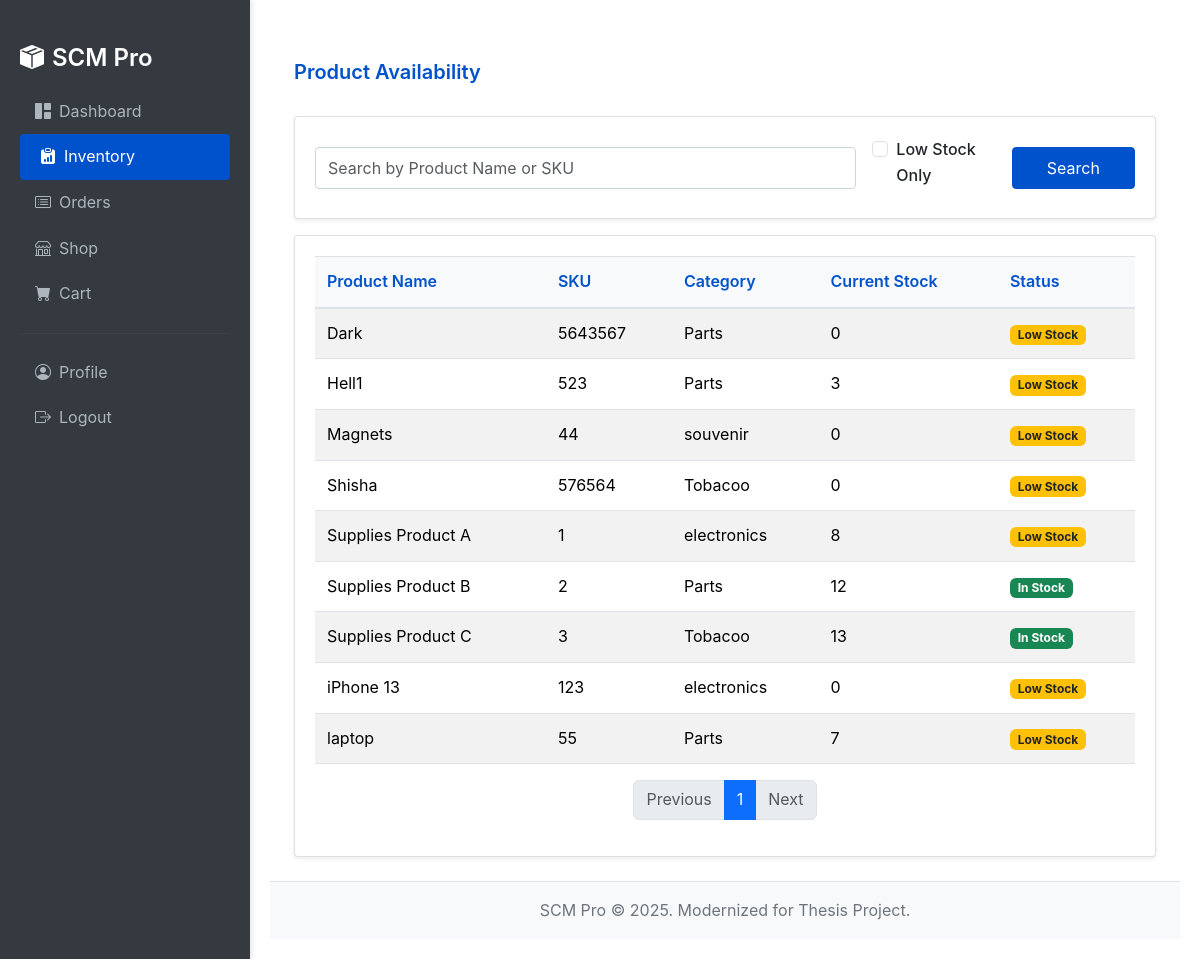
The page /inventory (signed in) on the database its author committed.
### src/models/inventory.py (models this page shows, shortened)
class Inventory(db.Model):
    id = db.Column(db.Integer, primary_key=True)
    product_id = db.Column(db.Integer, db.ForeignKey("product.id"), nullable=False, unique=True) # One-to-one with Product
    quantity_on_hand = db.Column(db.Integer, nullable=False, default=0)
    reorder_level = db.Column(db.Integer, default=10) # Changed from low_stock_threshold and added
    location = db.Column(db.String(100), nullable=True) # Added location
    last_updated = db.Column(db.DateTime, nullable=False, default=datetime.utcnow, onupdate=datetime.utcnow)
    product = db.relationship("Product", backref=db.backref("inventory_record", uselist=False))

### src/models/product.py (models this page shows, shortened)
class Product(db.Model):
    id = db.Column(db.Integer, primary_key=True)
    name = db.Column(db.String(100), nullable=False, unique=True)
    description = db.Column(db.Text)
    sku = db.Column(db.String(50), unique=True, nullable=False)
    category = db.Column(db.String(50))
    price = db.Column(db.Float, nullable=False)
    supplier_id = db.Column(db.Integer, db.ForeignKey("supplier.id"), nullable=False)
    date_added = db.Column(db.DateTime, nullable=False, default=datetime.utcnow)
    supplier = db.relationship("Supplier", foreign_keys=[supplier_id])
    inventory_item = db.relationship("Inventory", backref="product_info", uselist=False, lazy=True)

### src/routes/frontend_routes.py (the view, shortened to what this page needs)
@frontend_bp.route("/inventory")
@role_required(["admin", "supplier", "user"])
def view_inventory():
    page = request.args.get("page", 1, type=int)
    search_term = request.args.get("search", "")
    query = Inventory.query.join(Product) # Join with Product to allow searching by product name
    if search_term:
        query = query.filter(or_(
            Product.name.ilike(f"%{search_term}%"),
            Product.sku.ilike(f"%{search_term}%"),
            Inventory.location.ilike(f"%{search_term}%")
        ))
    inventory_items_pagination = query.order_by(Product.name).paginate(page=page, per_page=10)
    return render_template("inventory.html", title="Manage Inventory", inventory_items_pagination=inventory_items_pagination, search_term=search_term)

### src/models/user.py (called while the page is built)
    @property
    def is_admin(self):
        return self.role == "admin"

    @property
    def is_supplier(self):
        return self.role == "supplier"

    @property
    def is_general_user(self):
        return self.role == "user"

### src/templates/inventory.html (shortened to what this page needs)
{% extends "base.html" %}
{% block content %}
<div class="container-fluid mt-3">
    <div class="d-flex justify-content-between align-items-center mb-3">
        <h4>
            {% if current_user.is_admin %}Inventory Management
            {% elif current_user.is_supplier %}My Inventory
            {% elif current_user.is_general_user %}Product Availability
            {% else %}Inventory{% endif %}
        </h4>
    </div>
    <div class="card mb-3">
        <div class="card-body">
            <form method="GET" action="{{ url_for("frontend.view_inventory") }}" class="row g-3 align-items-center">
                <div class="col-md-8">
                    <input type="text" name="search" class="form-control" placeholder="Search by Product Name or SKU" value="{{ search_term or "" }}">
                </div>
                <div class="col-md-2">
                    <div class="form-check">
                        <input class="form-check-input" type="checkbox" name="low_stock" id="lowStockCheck" {% if request.args.get("low_stock") %}checked{% endif %}>
                        <label class="form-check-label" for="lowStockCheck">
                            Low Stock Only
                        </label>
                    </div>
                </div>
                <div class="col-md-2">
                    <button type="submit" class="btn btn-primary w-100">Search</button>
                </div>
            </form>
        </div>
    </div>
    <div class="card">
        <div class="card-body">
            {% if inventory_items_pagination.items %}
            <table class="table table-striped table-hover">
                <thead>
                    <tr>
                        <th>Product Name</th>
                        <th>SKU</th>
                        <th>Category</th>
                        <th>Current Stock</th>
                        <th>Status</th>
                    </tr>
                </thead>
                <tbody>
                    {% for item in inventory_items_pagination.items %}
                    <tr>
                        <td>{{ item.product.name }}</td>
                        <td>{{ item.product.sku }}</td>
                        <td>{{ item.product.category if item.product.category else "N/A" }}</td>
                        <td>{{ item.quantity_on_hand }}</td>
                        <td>
                            {% if item.reorder_level is not none and item.quantity_on_hand <= item.reorder_level %}
                                <span class="badge bg-warning text-dark">Low Stock</span>
                            {% elif item.quantity_on_hand == 0 %}
                                <span class="badge bg-danger">Out of Stock</span>
                            {% else %}
                                <span class="badge bg-success">In Stock</span>
                            {% endif %}
                        </td>
                    </tr>
                    {% endfor %}
                </tbody>
            </table>
            <nav aria-label="Page navigation">
                <ul class="pagination justify-content-center">
                    {% if inventory_items_pagination.has_prev %}
                        <li class="page-item"><a class="page-link" href="{{ url_for("frontend.view_inventory", page=inventory_items_pagination.prev_num, search=search_term, low_stock=request.args.get("low_stock")) }}">Previous</a></li>
                    {% else %}
                        <li class="page-item disabled"><span class="page-link">Previous</span></li>
                    {% endif %}
                    {% for page_num in inventory_items_pagination.iter_pages() %}
                        {% if page_num %}
                            {% if inventory_items_pagination.page == page_num %}
                                <li class="page-item active"><span class="page-link">{{ page_num }}</span></li>
                            {% else %}
                                <li class="page-item"><a class="page-link" href="{{ url_for("frontend.view_inventory", page=page_num, search=search_term, low_stock=request.args.get("low_stock")) }}">{{ page_num }}</a></li>
                            {% endif %}
                        {% else %}
                            <li class="page-item disabled"><span class="page-link">...</span></li>
                        {% endif %}
                    {% endfor %}
                    {% if inventory_items_pagination.has_next %}
                        <li class="page-item"><a class="page-link" href="{{ url_for("frontend.view_inventory", page=inventory_items_pagination.next_num, search=search_term, low_stock=request.args.get("low_stock")) }}">Next</a></li>
                    {% else %}
                        <li class="page-item disabled"><span class="page-link">Next</span></li>
                    {% endif %}
                </ul>
            </nav>
            {% endif %}
        </div>
    </div>
</div>
{% endblock %}

### src/templates/base.html (shortened to what this page needs)
<!doctype html>
<html lang="en">
<head>
    <link href="https://cdn.jsdelivr.net/npm/bootstrap@5.3.3/dist/css/bootstrap.min.css" rel="stylesheet">
    <link rel="stylesheet" href="https://cdn.jsdelivr.net/npm/bootstrap-icons@1.11.3/font/bootstrap-icons.min.css">
    <link rel="stylesheet" href="{{ url_for("static", filename="css/custom_modern.css") }}">
</head>
<body>
    <div class="sidebar">
        <h3><a href="{{ url_for("frontend.index") }}" style="color: #fff; text-decoration: none;"><i class="bi bi-box-seam-fill me-2"></i>SCM Pro</a></h3>
        <ul>
            <li><a href="{{ url_for("frontend.view_dashboard") }}" class="{% if request.endpoint == "frontend.view_dashboard" %}active{% endif %}"><i class="bi bi-grid-1x2-fill me-2"></i>Dashboard</a></li>
            {% if current_user.is_authenticated %}
                {% if current_user.role == "admin" %}
                    <li><a href="{{ url_for("frontend.view_suppliers") }}" class="{% if request.endpoint == "frontend.view_suppliers" %}active{% endif %}"><i class="bi bi-truck me-2"></i>Suppliers</a></li>
                    <li><a href="{{ url_for("frontend.view_products") }}" class="{% if request.endpoint == "frontend.view_products" %}active{% endif %}"><i class="bi bi-boxes me-2"></i>Products</a></li>
                    <li><a href="{{ url_for("frontend.view_inventory") }}" class="{% if request.endpoint == "frontend.view_inventory" %}active{% endif %}"><i class="bi bi-clipboard-data-fill me-2"></i>Inventory</a></li>
                    <li><a href="{{ url_for("frontend.view_orders") }}" class="{% if request.endpoint == "frontend.view_orders" %}active{% endif %}"><i class="bi bi-card-list me-2"></i>Orders</a></li>
                {% elif current_user.role == "user" %}
                    <li><a href="{{ url_for("frontend.view_inventory") }}" class="{% if request.endpoint == "frontend.view_inventory" %}active{% endif %}"><i class="bi bi-clipboard-data-fill me-2"></i>Inventory</a></li>
                    <li><a href="{{ url_for("frontend.view_orders") }}" class="{% if request.endpoint == "frontend.view_orders" %}active{% endif %}"><i class="bi bi-card-list me-2"></i>Orders</a></li>
                {% endif %}
                {% if current_user.role != "supplier" %}
                    <li><a href="{{ url_for("frontend.shop_products") }}" class="{% if request.endpoint == "frontend.shop_products" %}active{% endif %}"><i class="bi bi-shop me-2"></i>Shop</a></li>
                    <li><a href="{{ url_for("frontend.view_cart") }}" class=""><i class="bi bi-cart-fill me-2"></i>Cart </a></li>
                {% endif %}
                <hr style="border-color: #495057;">
                <li><a href="{{ url_for("frontend.profile") }}" class="{% if request.endpoint == "frontend.profile" %}active{% endif %}"><i class="bi bi-person-circle me-2"></i>Profile</a></li>
                <li><a href="{{ url_for("frontend.logout") }}"><i class="bi bi-box-arrow-right me-2"></i>Logout</a></li>
            {% endif %}
        </ul>
    </div>
    <div class="main-content">
        <main class="container-fluid mt-3">
            {% block content %}{% endblock %}
        </main>
        <footer class="footer">
            <div class="container-fluid text-center">
                <span>SCM Pro &copy; {{ current_year if current_year else 2025 }}. Modernized for Thesis Project.</span>
            </div>
        </footer>
    </div>
</body>
</html>

### src/static/css/custom_modern.css (style rules this page uses)
body { font-family: -apple-system, BlinkMacSystemFont, "Segoe UI", Roboto, "Helvetica Neue", Arial, sans-serif; font-size: 16px; line-height: 1.6; color: #343a40; background-color: #FFFFFF; margin: 0; padding: 0; display: flex; flex-direction: column; height: 100vh; overflow-y: hidden; overflow-x: hidden; }
h1, h2, h3, h4, h5, h6 { color: #0052CC; margin-top: 1.5rem; margin-bottom: 1rem; font-weight: 600; }
h3 { font-size: 1.5rem; }
h4 { font-size: 1.25rem; }
a { color: #007BFF; text-decoration: none; transition: color 0.2s ease-in-out; }
.btn { display: inline-block; font-weight: 400; text-align: center; vertical-align: middle; user-select: none; background-color: transparent; border: 1px solid transparent; padding: 0.5rem 1rem; font-size: 1rem; line-height: 1.5; border-radius: 0.25rem; transition: all 0.2s ease-in-out; cursor: pointer; }
.btn-primary { color: #fff; background-color: #0052CC; border-color: #0052CC; }
.form-control { display: block; width: 100%; padding: 0.5rem 0.75rem; font-size: 1rem; font-weight: 400; line-height: 1.5; color: #495057; background-color: #fff; background-clip: padding-box; border: 1px solid #ced4da; border-radius: 0.25rem; transition: border-color 0.15s ease-in-out, box-shadow 0.15s ease-in-out; box-sizing: border-box; }
label { display: inline-block; margin-bottom: 0.5rem; font-weight: 500; }
.card { position: relative; display: flex; flex-direction: column; min-width: 0; word-wrap: break-word; background-color: #fff; background-clip: border-box; border: 1px solid rgba(0, 0, 0, 0.125); border-radius: 0.25rem; margin-bottom: 1.5rem; box-shadow: 0 0.125rem 0.25rem rgba(0,0,0,0.075); transition: transform 0.2s ease-in-out, box-shadow 0.2s ease-in-out; }
.card-body { flex: 1 1 auto; padding: 1.25rem; }
.table { width: 100%; margin-bottom: 1rem; color: #212529; border-collapse: collapse; }
.table th, .table td { padding: 0.75rem; vertical-align: top; border-top: 1px solid #dee2e6; }
.table thead th { vertical-align: bottom; border-bottom: 2px solid #dee2e6; background-color: #f8f9fa; color: #0052CC; font-weight: 600; }
.table-striped tbody tr:nth-of-type(odd) { background-color: rgba(0, 0, 0, 0.03); }
.sidebar { width: 250px; background-color: #343a40; color: #fff; padding: 20px; height: 100vh; position: fixed; top: 0; left: 0; overflow-y: auto; box-shadow: 2px 0 5px rgba(0,0,0,0.1); }
.sidebar h3 a { transition: color 0.2s ease-in-out; }
.sidebar ul { list-style: none; padding: 0; }
.sidebar ul li a { color: #adb5bd; padding: 10px 15px; display: block; text-decoration: none; border-radius: 0.25rem; transition: background-color 0.2s ease-in-out, color 0.2s ease-in-out, padding-left 0.2s ease-in-out; }
.sidebar ul li a:hover, .sidebar ul li a.active { background-color: #0052CC; color: #fff; padding-left: 20px; }
.sidebar ul li a i { transition: transform 0.2s ease-in-out; }
.sidebar ul li a:hover i, .sidebar ul li a.active i { transform: scale(1.1); }
.main-content { margin-left: 250px; padding: 20px; flex-grow: 1; animation: fadeIn 0.5s ease-in-out; overflow-y: auto; max-height: calc(100vh - YOUR_HEADER_HEIGHT_IF_ANY - YOUR_FOOTER_HEIGHT_IF_ANY); }
.footer { background-color: #f8f9fa; color: #6c757d; padding: 1rem; text-align: center; border-top: 1px solid #dee2e6; margin-top: auto; }
.text-center { text-align: center; }
.mt-3 { margin-top: 1rem !important; }
.mb-3 { margin-bottom: 1rem !important; }

### rows shown on the page
Inventory: product.name "Dark", product.sku "5643567", product "Parts", quantity_on_hand "0", reorder_level "Low Stock"
Inventory: product.name "Hell1", product.sku "523", product "Parts", quantity_on_hand "3", reorder_level "Low Stock"
Inventory: product.name "Magnets", product.sku "44", product "souvenir", quantity_on_hand "0", reorder_level "Low Stock"
Inventory: product.name "Shisha", product.sku "576564", product "Tobacoo", quantity_on_hand "0", reorder_level "Low Stock"
Inventory: product.name "Supplies Product A", product.sku "1", product "electronics", quantity_on_hand "8", reorder_level "Low Stock"
Inventory: product.name "Supplies Product B", product.sku "2", product "Parts", quantity_on_hand "12", reorder_level "In Stock"
Inventory: product.name "Supplies Product C", product.sku "3", product "Tobacoo", quantity_on_hand "13", reorder_level "In Stock"
Inventory: product.name "iPhone 13", product.sku "123", product "electronics", quantity_on_hand "0", reorder_level "Low Stock"
Inventory: product.name "laptop", product.sku "55", product "Parts", quantity_on_hand "7", reorder_level "Low Stock"

### other values the page prints
{{ page_num }} "1"
